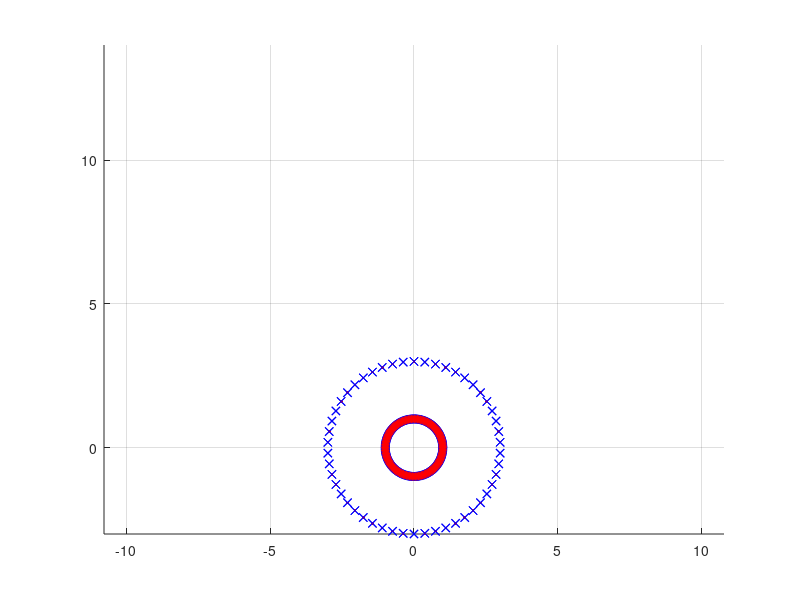

This chart was generated by the following MATLAB code:
clc, clear, close all
hold on
m = 3;
n = 120*m;
R = 1;
H = 1;

z = linspace(0,1,n);
theta = linspace(0,2*pi*m,n);
x = R*cos(theta);
y = R*sin(theta);

for i = 1:m
    idxe = i*(n/m);
    idxst = (i-1)*(n/m)+1;
    if mod(i,2) == 1
        plot3(x(idxst:idxe),y(idxst:idxe),z(idxst:idxe),"r*");
    else
        plot3(x(idxst:idxe),y(idxst:idxe),z(idxst:idxe),"bo");
    end

end


clc,clear, close all
R=3;
M=3;
H=3;
z=0:(2*pi)/50:(2*pi)-2*pi/360;
x=sin(z)*R;
y=cos(z)*R;
for i=0:M-1
    if mod(i,2)==0
        plot3(x,y,((z/(2*pi)+i)/M)*H,'xb',markersize=8)
        hold on
        grid on
        axis equal
    else
        plot3(x,y,((z/(2*pi)+i)/M)*H,'.r',markersize=14)
    end
end
